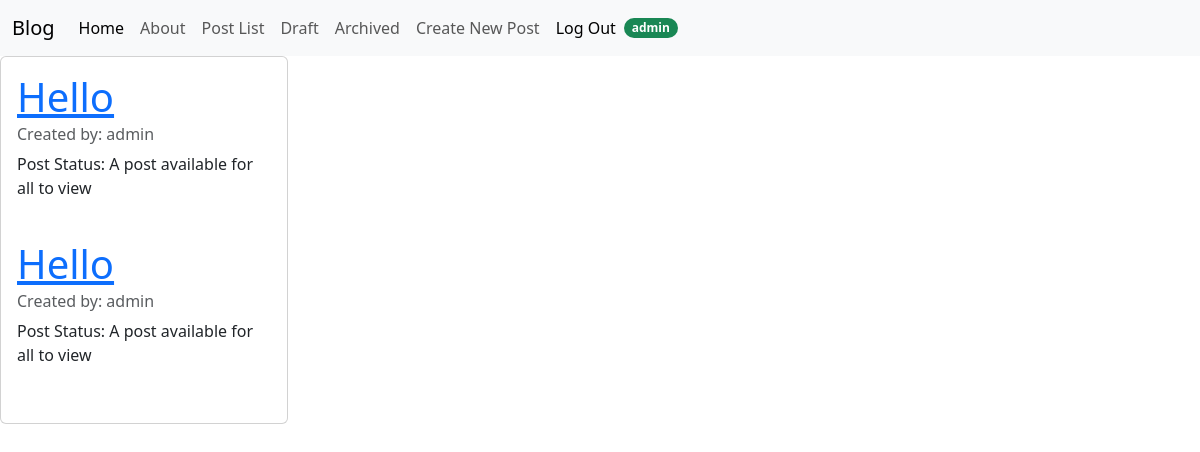
Page /posts/list/ (signed in) on the committed database.
### posts/models.py (models this page shows, shortened)
class Post(models.Model):
    title = models.CharField(max_length=128)
    subtitle = models.CharField(max_length=256)
    body = models.TextField()
    author = models.ForeignKey(
        get_user_model(),
        on_delete=models.CASCADE
    )
    created_on = models.DateTimeField(auto_now_add=True)
    status = models.ForeignKey(
        Status,
        on_delete=models.CASCADE
    )
    def __str__(self):
        return self.title

class Status(models.Model):
    name = models.CharField(max_length=128, unique=True)
    description = models.CharField(max_length=256, help_text="Write a description about the status: ")

### posts/views.py (the view)
# urls.py: path('list/', PostListView.as_view(), name='posts'),
class PostListView(ListView):
    template_name = "posts/list.html"
    context_object_name = "post_list"
    status = Status.objects.get(name="published")
    queryset = Post.objects.filter(status=status).order_by("created_on").reverse()
    def get_context_data(self, **kwargs):
        context = super().get_context_data(**kwargs)
        print(context)
        return(context)

### templates/posts/list.html (shortened to what this page needs)
{% extends 'base.html' %}
{% load crispy_forms_tags %}
{% block content %}
    <div class="card" style="width: 18rem;">
        <div class="card-body">
            {% for item in post_list %}
            <h1 class="card-title"><a href="{% url 'post_detail' item.id %}">{{item.title}}</a></h1>
            <h6 class="card-subtitle mb-2 text-body-secondary">Created by: {{ item.author }}</h6>
            <p class="card-text">Post Status: {{ item.status.description  }}</p>
            <br>
            {% endfor %}
        </div>
    </div>
{% endblock %}

### templates/navbar.html (shortened to what this page needs)
<nav class="navbar navbar-expand-lg bg-body-tertiary">
  <div class="container-fluid">
    <a class="navbar-brand" href="{% url 'home' %}">Blog</a>
    <div class="collapse navbar-collapse" id="navbarNavDropdown">
      <ul class="navbar-nav">
        <li class="nav-item">
          <a class="nav-link active" aria-current="page" href="{% url 'home' %}">Home</a>
        </li>
        <li class="nav-item">
          <a class="nav-link" href="{% url 'about' %}">About</a>
        </li>
         <li class="nav-item">
          <a class="nav-link" href="{% url 'posts' %}">Post List</a>
        </li>
        {% if user.is_authenticated %}
         <li class="nav-item">
          <a class="nav-link" href="{% url 'draft_list' %}">Draft</a>
        </li>
         <li class="nav-item">
          <a class="nav-link" href="{% url 'archived_list' %}">Archived</a>
        </li>
         <li class="nav-item">
          <a class="nav-link" href="{% url 'new' %}">Create New Post</a>
        </li>
           <li class="nav-item">
             <form method="post" action="{% url 'logout' %}">
              <input type="submit" value="Log Out" class="nav-link active">
             </form>
           </li>
        {% endif%}
      </ul>
      {% if user.is_authenticated %}
        <div class="d-flex">
          <span class="badge rounded-pill text-bg-success">{{user}}</span>
        </div>
        {% endif %}
    </div>
  </div>
</nav>

### rows in the picture
Post: title "Hello", author "admin", status.description "A post available for all to view"
Post: title "Hello", author "admin", status.description "A post available for all to view"

### other values in the picture
{{ user }} "admin"
